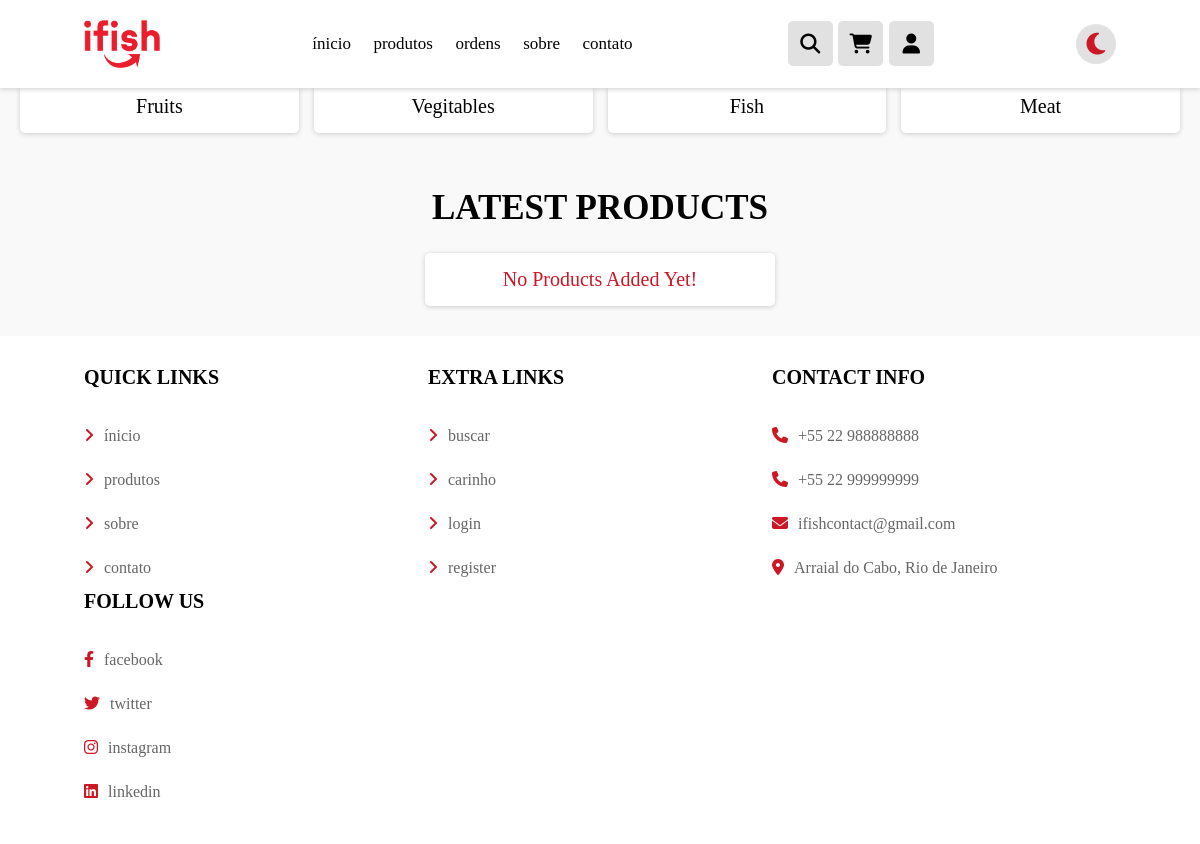
Page /produtos.php (signed in) on the earlier database version.
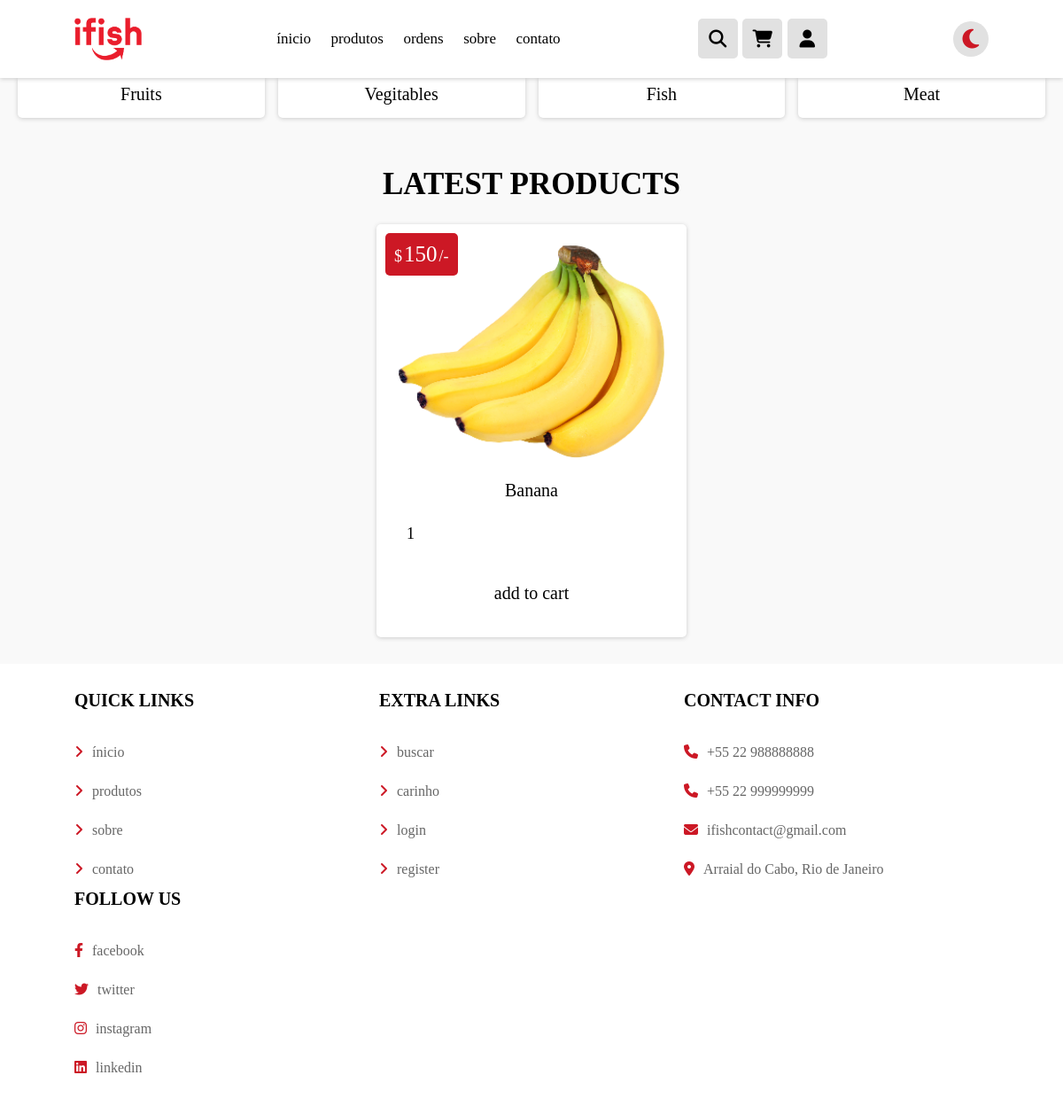
Same page on the later database version.
### tables this page shows
CREATE TABLE `produtos` (
  `id` int(100) NOT NULL,
  `nome` varchar(100) NOT NULL,
  `categoria` varchar(20) NOT NULL,
  `detalhes` varchar(500) NOT NULL,
  `preco` int(100) NOT NULL,
  `image` varchar(100) NOT NULL
);

### produtos.php (the view, shortened to what this page needs)
<!DOCTYPE html>
<html lang="pt-BR">
<head>
   <link rel="stylesheet" href="css/index.css">
   <link rel="stylesheet" href="css/contato.css">
   <link rel="stylesheet" href="css/header.css">
   <link rel="stylesheet" href="css/footer.css">
   <link rel="stylesheet" href="css/produtos.css">
   <link rel="stylesheet" href="https://cdnjs.cloudflare.com/ajax/libs/font-awesome/6.2.0/css/all.min.css" />
</head>
<body class="body">
   <?php include 'header.php'; ?>
   <section class="p-category">
      <a href="category.php?category=fruits">fruits</a>
      <a href="category.php?category=vegitables">vegitables</a>
      <a href="category.php?category=fish">fish</a>
      <a href="category.php?category=meat">meat</a>
   </section>
   <section class="products">
      <h1 class="title">latest products</h1>
      <div class="box-container">
         <?php
         $select_products = $conn->prepare("SELECT * FROM `produtos`");
         $select_products->execute();
         if ($select_products->rowCount() > 0) {
            while ($fetch_products = $select_products->fetch(PDO::FETCH_ASSOC)) {
         ?>
               <form action="" class="box" method="POST">
                  <div class="price">$<span><?= $fetch_products['preco']; ?></span>/-</div>
                  <img src="uploaded_img/<?= $fetch_products['image']; ?>" alt="">
                  <div class="name"><?= $fetch_products['nome']; ?></div>
                  <input type="number" min="1" value="1" name="quantidade" class="qty">
                  <input type="submit" value="add to cart" class="btn" name="adicionar_carrinho">
               </form>
         <?php
            }
         } else {
            echo '<p class="empty">no products added yet!</p>';
         }
         ?>
      </div>
   </section>
   <?php include 'footer.php'; ?>
</body>
</html>

Differences in the rows shown:
added produtos: preco "150", image (picture), nome "Banana"
Other differences:
text no longer shown: "No Products Added Yet!"
